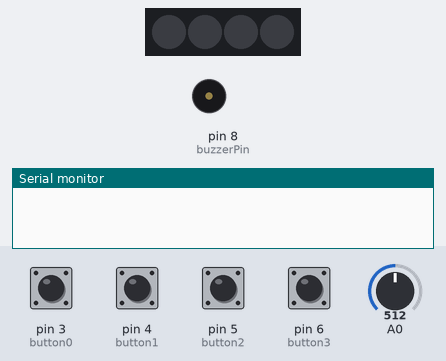
The sketch below on a simulated Arduino Uno, built with avr-gcc and run on an emulated ATmega328P. Parts: 4 RGB LEDs in strip order, left to right, buzzer (waves = sounding), the last lines printed to the serial monitor. The test bench sets the inputs (shaded band); at power-on: pin 3 (button0), pin 4 (button1), pin 5 (button2), pin 6 (button3) HIGH, A0 = 512. Dim RGB values are drawn brighter than linear; random numbers use the default seed unless the sketch sets one.

Above: at 1.2 s.
1.3 s: pin 4 (button1) pulled LOW for 0.15 s
At 1.51 s:
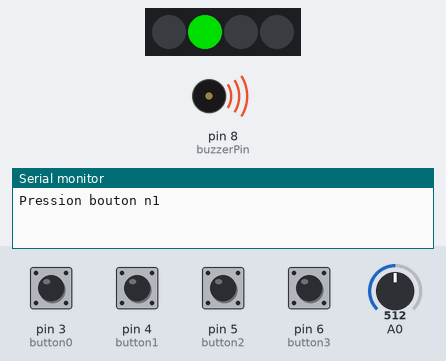
3.2 s: pin 5 (button2) pulled LOW for 0.15 s
At 3.41 s:
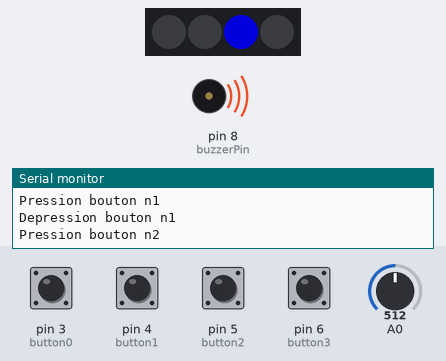
5.1 s: pin 6 (button3) pulled LOW for 0.15 s
At 5.31 s:
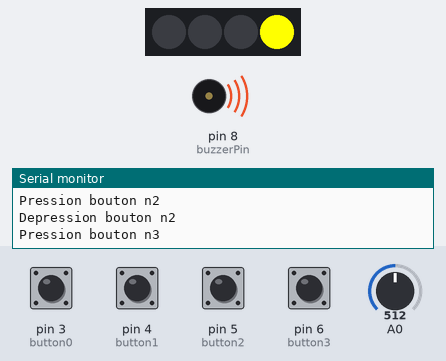
7.0 s: pin 3 (button0) pulled LOW for 0.15 s
At 7.21 s:
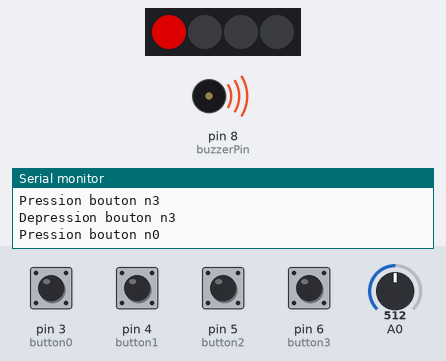
10.1 s: A0 set to 306
At 13.08 s:
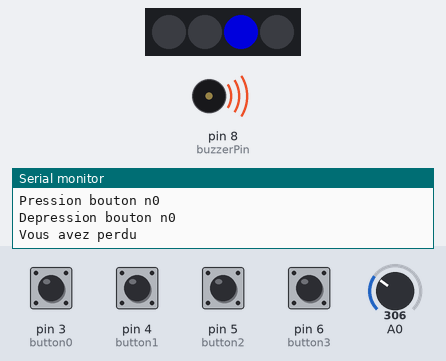
13.1 s: pin 5 (button2) pulled LOW for 1 s
Timing chart, 0 to 20.9 s (numbered marks = the images above; inputs shaded):
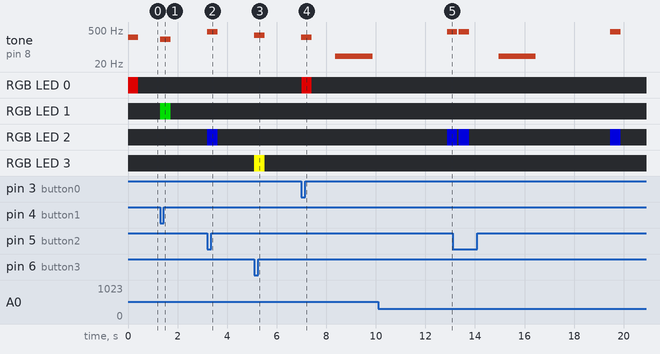

The sketch:

TinkercadProgramme17.ino
```cpp
// Ce programme compare la pression successive des boutons à une séquence encré en dur dans le code. Si la séquence est la bonne, l'utilisateur a gagné.
// Le programme ne comptabilise pas les erreurs mais les indique.

#define buzzerPin 8 // Le buzzer est connecté à la broche n°8
int buttonNumber = 0; // Variable contenant le numéro du bouton pressé, 0 signifiant qu'aucun bouton n'est actionné
#define button0 3
int button0CurrentState = 0;
int button0PreviousState = 1;
#define button1 4
int button1CurrentState = 0;
int button1PreviousState = 1;
#define button2 5
int button2CurrentState = 0;
int button2PreviousState = 1;
#define button3 6
int button3CurrentState = 0;
int button3PreviousState = 1;

int SimonSequence[6] = {0, 1, 2, 3, 0, 1};
int SequenceLenght = 1;
bool lost = 0;


// https://html-color-codes.info/ Roue de couleurs hex
#include <Adafruit_NeoPixel.h> // Importation de la bibliothèque pour gérer les NeoPixels
#define NeoPixelPin 2 // Broche sur laquelle les NeoPixels sont connectées
#define PixelCount 4 // Nombre de NeoPixel
Adafruit_NeoPixel MyLed = Adafruit_NeoPixel(PixelCount, NeoPixelPin, NEO_GRB + NEO_KHZ800); // Affectation des paramètres définies ci-dessus.

void OnLed(int ledNumber) { // Procédure prenant le numéro d'une led en paramètre et allumant la led correspondante
  switch (ledNumber) {
    case 0:
      MyLed.setPixelColor(ledNumber, MyLed.Color(150, 0, 0)); // Si la led n°0 est demandé, elle est configuré en rouge
      tone(buzzerPin, 252);
      break;
    case 1:
      MyLed.setPixelColor(ledNumber, MyLed.Color(0, 150, 0)); // Si la led n°1 est demandé, elle est configuré en vert
      tone(buzzerPin, 209);
      break;
    case 2:
      MyLed.setPixelColor(ledNumber, MyLed.Color(0, 0, 150)); // Si la led n°2 est demandé, elle est configuré en bleu
      tone(buzzerPin, 415);
      break;
    case 3:
      MyLed.setPixelColor(3, 0xFFFF00); // Si la led n°3 est demandé, elle est configuré en jaune
      tone(buzzerPin, 310);
      break;
  }
  MyLed.show(); // // Allumer la led configuré
  delay(420); // Pendant 420ms
  noTone(buzzerPin);
  MyLed.clear(); // Configurer toutes les led en "noir" (Equivalent de: MyLed.setPixelColor(broche, MyLed.Color(0, 0, 0));)
  MyLed.show(); // Eteindre toutes les led
  delay(50); // Pendant 50ms
}

void SimonShow() {
  int showed = 0;
  while (showed < SequenceLenght) {
    OnLed(SimonSequence[showed]);
    showed++;
  }
}

int buttonState() {
  button0CurrentState = digitalRead(button0); // Récupérer l'état actuel du bouton
  button1CurrentState = digitalRead(button1); // Récupérer l'état actuel du bouton
  button2CurrentState = digitalRead(button2); // Récupérer l'état actuel du bouton
  button3CurrentState = digitalRead(button3); // Récupérer l'état actuel du bouton

  if (button0CurrentState != button0PreviousState) { // Si cet état a changé
    if (button0CurrentState == LOW) { // Si cet état est passé de haut à bas (C'est inversé à cause du PullUp)
      Serial.println("Pression bouton n0"); // C'est que le bouton est pressé, falling edge
      OnLed(0);
    }
    else { // Si cet état est passé de bas à haut
      Serial.println("Depression bouton n0"); // C'est que le bouton est relaché, rising edge
      buttonNumber = 0;
    }
    delay(50); // Debounce ?
    button0PreviousState = button0CurrentState; // Fin de l'action, cet état fait donc désormais parti du passé
  }

  else if (button1CurrentState != button1PreviousState) { // Si cet état a changé
    if (button1CurrentState == LOW) { // Si cet état est passé de haut à bas (C'est inversé à cause du PullUp)
      Serial.println("Pression bouton n1"); // C'est que le bouton est pressé, falling edge
      OnLed(1);
    }
    else { // Si cet état est passé de bas à haut
      Serial.println("Depression bouton n1"); // C'est que le bouton est relaché, rising edge
      buttonNumber = 1;
    }
    delay(50); // Debounce ?
    button1PreviousState = button1CurrentState; // Fin de l'action, cet état fait donc désormais parti du passé
  }
  else if (button2CurrentState != button2PreviousState) { // Si cet état a changé
    if (button2CurrentState == LOW) { // Si cet état est passé de haut à bas (C'est inversé à cause du PullUp)
      Serial.println("Pression bouton n2"); // C'est que le bouton est pressé, falling edge
      OnLed(2);
    }
    else { // Si cet état est passé de bas à haut
      Serial.println("Depression bouton n2"); // C'est que le bouton est relaché, rising edge
      buttonNumber = 2;
    }
    delay(50); // Debounce ?
    button2PreviousState = button2CurrentState; // Fin de l'action, cet état fait donc désormais parti du passé
  }
  else if (button3CurrentState != button3PreviousState) { // Si cet état a changé
    if (button3CurrentState == LOW) { // Si cet état est passé de haut à bas (C'est inversé à cause du PullUp)
      Serial.println("Pression bouton n3"); // C'est que le bouton est pressé, falling edge
      OnLed(3);
    }
    else { // Si cet état est passé de bas à haut
      Serial.println("Depression bouton n3"); // C'est que le bouton est relaché, rising edge
      buttonNumber = 3;
    }
    delay(50); // Debounce ?
    button3PreviousState = button3CurrentState; // Fin de l'action, cet état fait donc désormais parti du passé
  }
  else { // Revient à dire "Si ni le bouton n°0, ni le n°1, ni le n°2, ni le n°3 n'est pressé c'est que qu'aucun bouton n'est pressé"
    buttonNumber = 4;
  }
  return (buttonNumber); // Lorsque la procédure est executé elle retournera le numéro du bouton pressé contenu dans la variable "buttonNumber"
}

void SimonCheck() {
  int checkedNumber = 0; // Initaliser une variable permettant de vérifier que tout les chiffres de la séquence ont été pressé
  while (checkedNumber < SequenceLenght) { // Tant que tout les chiffres de la séquence n'ont pas été pressé
    buttonNumber = buttonState(); // Etre attentif à la pression des boutons
    if (buttonNumber != 4) { // Si un bouton est pressé
      if (buttonNumber == SimonSequence[checkedNumber]) { // Et que c'est le bon au regard de la séquence
        checkedNumber ++; // Passer au nombre suivant de la séquence
      }
      else { // Sinon, c'est que le mauvais bouton est pressé
        lost = 0;
      }
    }
  }
}

void setup() {
  Serial.begin(9600);
  pinMode(button0, INPUT_PULLUP);
  pinMode(button1, INPUT_PULLUP);
  pinMode(button2, INPUT_PULLUP);
  pinMode(button3, INPUT_PULLUP);
  MyLed.begin(); // Initialiser la bibliothèque
}

void loop() {
  lost = 1; // 1 pas perdu 0 perdu
  SequenceLenght = 1;

  for (int i = 0; i < 6; i++) {
      randomSeed(analogRead(0));
      SimonSequence[i] = random(0, 4); // Générer un chiffre aléatoire et le stocker dans la case i du tableau
  }

  while (SequenceLenght <= 6 && lost == 1) {
    SimonShow();
    SimonCheck();
    SequenceLenght++;
    delay(800); // Pause de 800ms avant de jouer la prochaine séquence
  }
  if (lost == 0) {
    Serial.println("Vous avez perdu");
    tone(buzzerPin, 42);
    delay(1500);
    noTone(buzzerPin);
  }
  else {
    Serial.println("Vous avez gagne");
  }
  delay(3000);
}
```

Measured:
- after the input at 1.3 s, tone on pin 8 (buzzerPin): silent → 209 Hz at once, → silent 0.42 s later; RGB LED 1: off → RGB(0, 150, 0) at once, → off 0.42 s later
- after the input at 3.2 s, tone on pin 8 (buzzerPin): silent → 415 Hz at once, → silent 0.42 s later; RGB LED 2: off → RGB(0, 0, 150) at once, → off 0.42 s later
- after the input at 5.1 s, tone on pin 8 (buzzerPin): silent → 310 Hz at once, → silent 0.42 s later; RGB LED 3: off → RGB(255, 255, 0) at once, → off 0.42 s later
- after the input at 7.0 s, tone on pin 8 (buzzerPin): silent → 252 Hz at once, → silent 0.42 s later, → 42 Hz 0.95 s later, → silent 1.5 s later; RGB LED 0: off → RGB(150, 0, 0) at once, → off 0.42 s later
